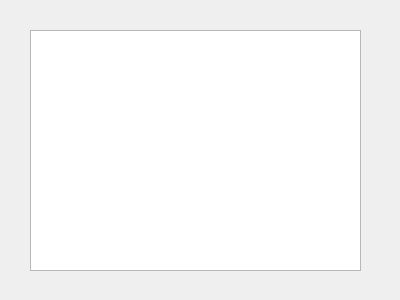
<?xml version="1.0" encoding="UTF-8"?>
<ui version="4.0">
 <class>SonDialog</class>
 <widget class="QDialog" name="SonDialog">
  <property name="geometry">
   <rect>
    <x>0</x>
    <y>0</y>
    <width>400</width>
    <height>300</height>
   </rect>
  </property>
  <property name="windowTitle">
   <string>Dialog</string>
  </property>
  <widget class="QListWidget" name="listWidget">
   <property name="geometry">
    <rect>
     <x>30</x>
     <y>30</y>
     <width>331</width>
     <height>241</height>
    </rect>
   </property>
  </widget>
 </widget>
 <resources/>
 <connections/>
</ui>
